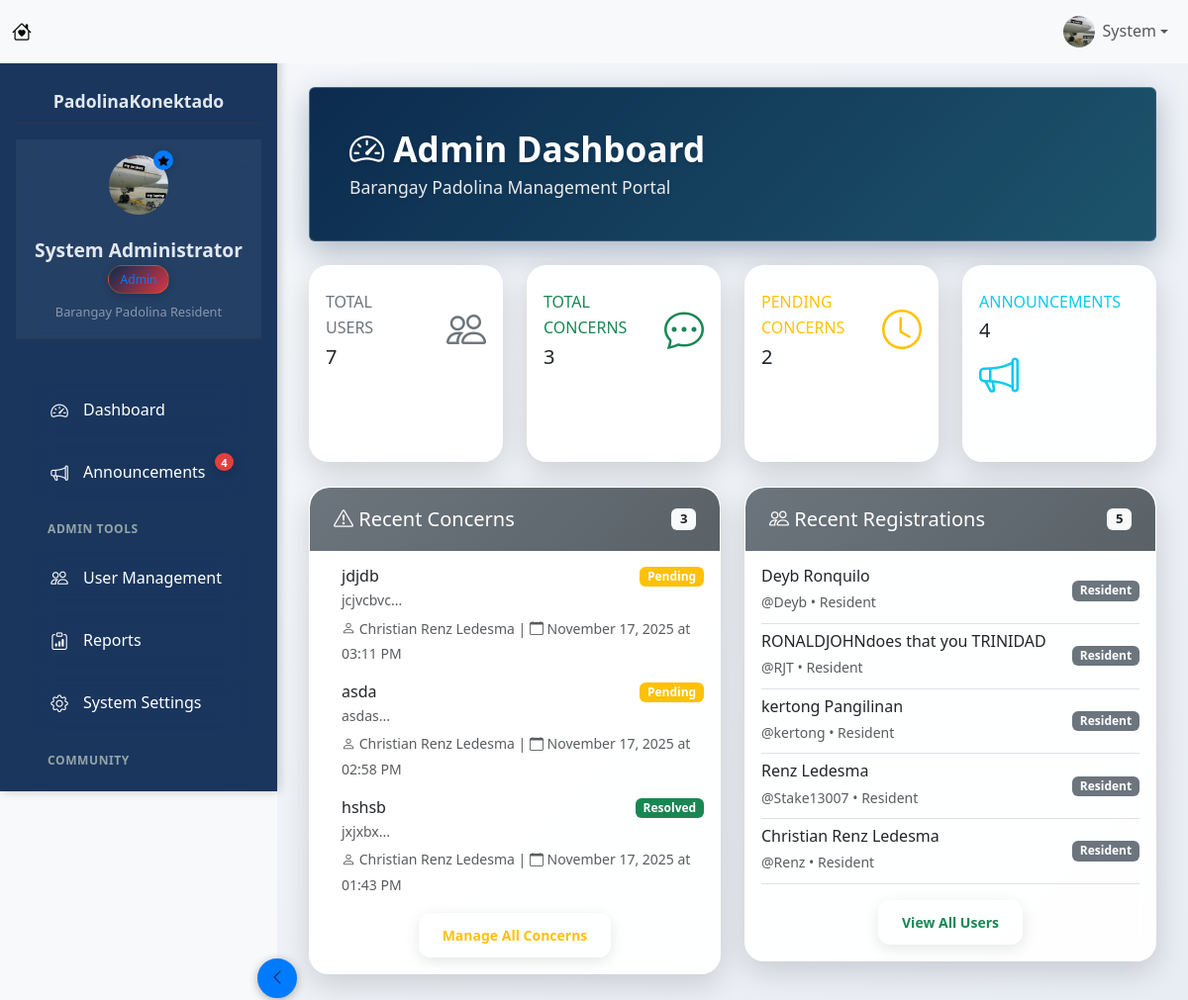
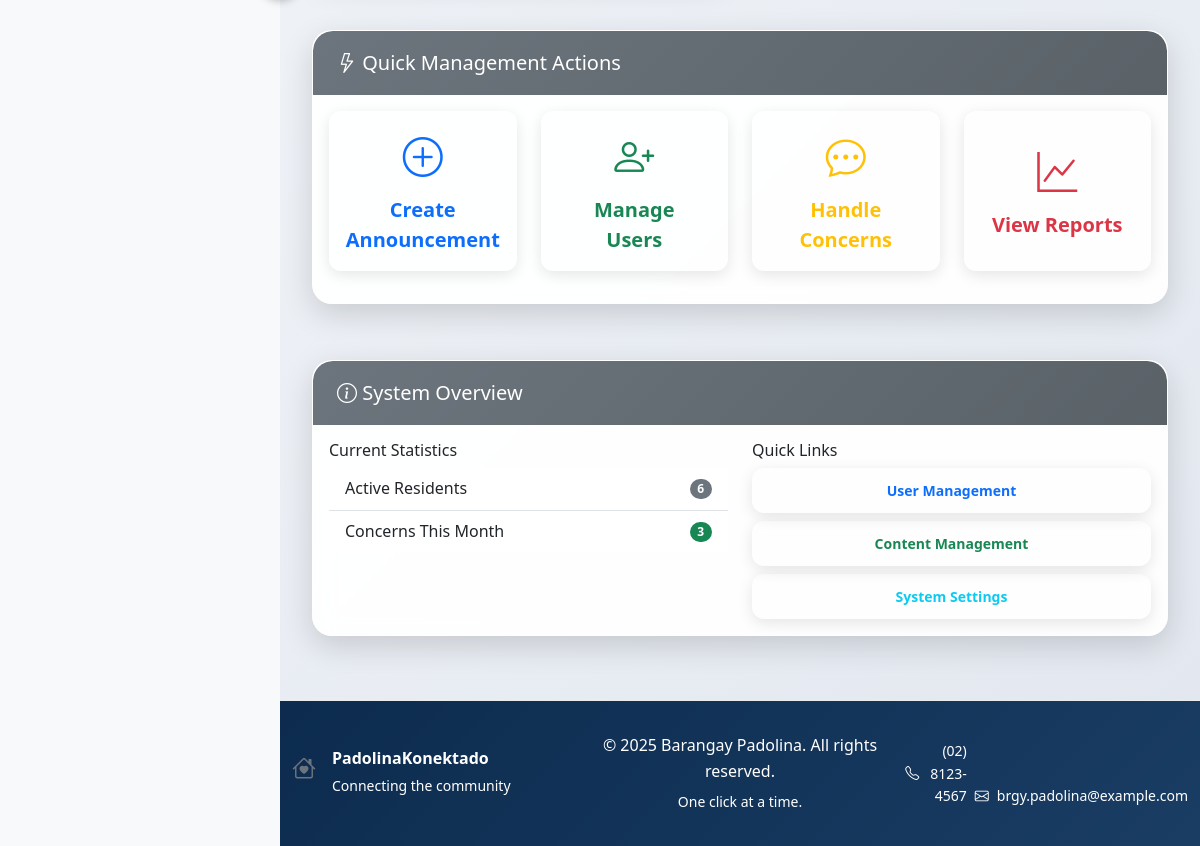
Screenshot of /dashboard/admin (signed in) with the database file from the repository (2 pictures, top to bottom).
### tables this page shows
CREATE TABLE "concerns" (
            id INTEGER PRIMARY KEY AUTOINCREMENT,
            user_id INTEGER NOT NULL,
            title TEXT NOT NULL,
            description TEXT NOT NULL,
            location TEXT,
            image_path TEXT,
            status TEXT DEFAULT 'pending',
            created_at TIMESTAMP DEFAULT CURRENT_TIMESTAMP,
            updated_at TIMESTAMP DEFAULT CURRENT_TIMESTAMP,
            FOREIGN KEY (user_id) REFERENCES users (id)
        );

CREATE TABLE users (
            id INTEGER PRIMARY KEY AUTOINCREMENT,
            username TEXT UNIQUE NOT NULL,
            email TEXT UNIQUE NOT NULL,
            password TEXT NOT NULL,
            first_name TEXT NOT NULL,
            last_name TEXT NOT NULL,
            user_type TEXT DEFAULT 'resident',
            address TEXT,
            phone TEXT,
            is_active BOOLEAN DEFAULT 1,
            created_at TIMESTAMP DEFAULT CURRENT_TIMESTAMP,
            updated_at TIMESTAMP DEFAULT CURRENT_TIMESTAMP,
            last_login TIMESTAMP
        , profile_picture TEXT);

### app.py (the view, shortened to what this page needs)
@app.route('/dashboard/admin')
def admin_dashboard():
    if 'user_id' not in session or session['user_type'] != 'admin':
        flash('Access denied! Admin privileges required.', 'danger')
        return redirect(url_for('login'))
    try:
        conn = get_db_connection()
        cursor = conn.cursor()
        cursor.execute("SELECT COUNT(*) as total_users FROM users WHERE is_active = 1")
        total_users = cursor.fetchone()[0]
        cursor.execute("SELECT COUNT(*) as total_concerns FROM concerns")
        total_concerns = cursor.fetchone()[0]
        cursor.execute("SELECT COUNT(*) as pending_concerns FROM concerns WHERE status = 'pending'")
        pending_concerns = cursor.fetchone()[0]
        cursor.execute("SELECT COUNT(*) as total_announcements FROM announcements")
        total_announcements = cursor.fetchone()[0]
        cursor.execute("""
            SELECT COUNT(*) as new_announcements
            FROM announcements
            WHERE is_published = 1
            AND datetime(created_at) >= datetime('now', '-7 days')
        """)
        announcement_count = cursor.fetchone()[0]
        cursor.execute("SELECT COUNT(*) as total_events FROM events")
        total_events = cursor.fetchone()[0]
        cursor.execute("""
            SELECT
                c.id,
                c.title,
                c.status,
                datetime(c.created_at) as created_at,
                u.username,
                c.description,
                u.first_name,
                u.last_name
            FROM concerns c
            LEFT JOIN users u ON c.user_id = u.id
            ORDER BY c.created_at DESC
            LIMIT 5
        """)
        recent_concerns = cursor.fetchall()
        cursor.execute("SELECT * FROM users WHERE is_active = 1 ORDER BY created_at DESC LIMIT 5")
        recent_users = cursor.fetchall()
        cursor.execute("""
            SELECT a.id, a.title, a.created_at, u.first_name || ' ' || u.last_name as author_name
            FROM announcements a
            LEFT JOIN users u ON a.author_id = u.id
            ORDER BY a.created_at DESC
            LIMIT 5
        """)
        recent_announcements = cursor.fetchall()
    finally:
        if 'conn' in locals():
            conn.close()
    return render_template('admin_dashboard.html',
                         total_users=total_users,
                         total_concerns=total_concerns,
                         pending_concerns=pending_concerns,
                         total_announcements=total_announcements,
                         total_events=total_events,
                         recent_concerns=recent_concerns,
                         recent_users=recent_users,
                         recent_announcements=recent_announcements,
                         announcement_count=announcement_count)  # Pass announcement_count to template

### templates/admin_dashboard.html (shortened to what this page needs)
{% extends "base.html" %}
{% block content %}
<div class="row">
    <div class="col-12">
        <div class="welcome-section bg-primary text-white p-4 rounded mb-4">
            <h2 class="mb-1"><i class="bi bi-speedometer2"></i> Admin Dashboard</h2>
            <p class="mb-0">Barangay Padolina Management Portal</p>
        </div>
    </div>
</div>
<div class="row">
    <div class="col-xl-3 col-md-6 mb-4">
        <div class="card border-left-primary shadow h-100 py-2">
            <div class="card-body">
                <div class="row no-gutters align-items-center">
                    <div class="col mr-2">
                        <div class="text-xs font-weight-bold text-primary text-uppercase mb-1">
                            Total Users</div>
                        <div class="h5 mb-0 font-weight-bold text-gray-800">{{ total_users }}</div>
                    </div>
                    <div class="col-auto">
                        <i class="bi bi-people fs-1 text-primary"></i>
                    </div>
                </div>
            </div>
        </div>
    </div>
    <div class="col-xl-3 col-md-6 mb-4">
        <div class="card border-left-success shadow h-100 py-2">
            <div class="card-body">
                <div class="row no-gutters align-items-center">
                    <div class="col mr-2">
                        <div class="text-xs font-weight-bold text-success text-uppercase mb-1">
                            Total Concerns</div>
                        <div class="h5 mb-0 font-weight-bold text-gray-800">{{ total_concerns }}</div>
                    </div>
                    <div class="col-auto">
                        <i class="bi bi-chat-dots fs-1 text-success"></i>
                    </div>
                </div>
            </div>
        </div>
    </div>
    <div class="col-xl-3 col-md-6 mb-4">
        <div class="card border-left-warning shadow h-100 py-2">
            <div class="card-body">
                <div class="row no-gutters align-items-center">
                    <div class="col mr-2">
                        <div class="text-xs font-weight-bold text-warning text-uppercase mb-1">
                            Pending Concerns</div>
                        <div class="h5 mb-0 font-weight-bold text-gray-800">{{ pending_concerns }}</div>
                    </div>
                    <div class="col-auto">
                        <i class="bi bi-clock fs-1 text-warning"></i>
                    </div>
                </div>
            </div>
        </div>
    </div>
    <div class="col-xl-3 col-md-6 mb-4">
        <div class="card border-left-info shadow h-100 py-2">
            <div class="card-body">
                <div class="row no-gutters align-items-center">
                    <div class="col mr-2">
                        <div class="text-xs font-weight-bold text-info text-uppercase mb-1">
                            Announcements</div>
                        <div class="h5 mb-0 font-weight-bold text-gray-800">{{ total_announcements }}</div>
                    </div>
                    <div class="col-auto">
                        <i class="bi bi-megaphone fs-1 text-info"></i>
                    </div>
                </div>
            </div>
        </div>
    </div>
</div>
<div class="row">
    <div class="col-lg-6 mb-4">
        <div class="card shadow">
            <div class="card-header bg-warning text-white d-flex justify-content-between align-items-center">
                <h5 class="card-title mb-0">
                    <i class="bi bi-exclamation-triangle"></i> Recent Concerns
                </h5>
                <span class="badge bg-light text-dark">{{ recent_concerns|length }}</span>
            </div>
            <div class="card-body">
                {% if recent_concerns %}
                    {% for concern in recent_concerns %}
                    <div class="border-left border-warning border-4 ps-3 mb-3">
                        <div class="d-flex justify-content-between align-items-start">
                            <h6 class="mb-1">{{ concern.title }}</h6>
                            <span class="badge bg-{% if concern.status == 'pending' %}warning{% elif concern.status == 'in_progress' %}info{% else %}success{% endif %}">
                                {{ concern.status|replace('_', ' ')|title }}
                            </span>
                        </div>
                        <p class="text-muted small mb-1">{{ concern.description[:80] }}...</p>
                        <small class="text-muted">
                            <i class="bi bi-person"></i> {{ concern.first_name }} {{ concern.last_name }} |
                            <i class="bi bi-calendar"></i> {{ concern.created_at|format_datetime('%b %d, %Y') }}
                        </small>
                    </div>
                    {% endfor %}
                {% else %}
                    <p class="text-muted text-center py-3">No concerns reported yet.</p>
                {% endif %}
                <div class="text-center mt-3">
                    <button class="btn btn-outline-warning btn-sm">Manage All Concerns</button>
                </div>
            </div>
        </div>
    </div>
    <div class="col-lg-6 mb-4">
        <div class="card shadow">
            <div class="card-header bg-success text-white d-flex justify-content-between align-items-center">
                <h5 class="card-title mb-0">
                    <i class="bi bi-people"></i> Recent Registrations
                </h5>
                <span class="badge bg-light text-dark">{{ recent_users|length }}</span>
            </div>
            <div class="card-body">
                {% if recent_users %}
                    {% for user in recent_users %}
                    <div class="d-flex justify-content-between align-items-center border-bottom pb-2 mb-2">
                        <div>
                            <h6 class="mb-1">{{ user.first_name }} {{ user.last_name }}</h6>
                            <small class="text-muted">@{{ user.username }} • {{ user.user_type|title }}</small>
                        </div>
                        <span class="badge bg-{% if user.user_type == 'admin' %}danger{% elif user.user_type == 'official' %}info{% else %}secondary{% endif %}">
                            {{ user.user_type|title }}
                        </span>
                    </div>
                    {% endfor %}
                {% else %}
                    <p class="text-muted text-center py-3">No users registered yet.</p>
                {% endif %}
                <div class="text-center mt-3">
                    <button class="btn btn-outline-success btn-sm">View All Users</button>
                </div>
            </div>
        </div>
    </div>
</div>
<div class="row">
    <div class="col-12">
        <div class="card shadow">
            <div class="card-header bg-info text-white">
                <h5 class="card-title mb-0">
                    <i class="bi bi-lightning"></i> Quick Management Actions
                </h5>
            </div>
            <div class="card-body">
                <div class="row text-center">
                    <div class="col-md-3 mb-3">
                        <a href="{{ url_for('announcements') }}" class="btn btn-outline-primary btn-lg w-100 h-100 py-3 d-flex flex-column align-items-center justify-content-center text-decoration-none">
                            <i class="bi bi-plus-circle fs-1 d-block mb-2"></i>
                            Create Announcement
                        </a>
                    </div>
                    <div class="col-md-3 mb-3">
                        <a href="{{ url_for('user_management') }}" class="btn btn-outline-success btn-lg w-100 h-100 py-3 d-flex flex-column align-items-center justify-content-center text-decoration-none">
                            <i class="bi bi-person-plus fs-1 d-block mb-2"></i>
                            Manage Users
                        </a>
                    </div>
                    <div class="col-md-3 mb-3">
                        <a href="{{ url_for('all_concerns') }}" class="btn btn-outline-warning btn-lg w-100 h-100 py-3 d-flex flex-column align-items-center justify-content-center text-decoration-none">
                            <i class="bi bi-chat-dots fs-1 d-block mb-2"></i>
                            Handle Concerns
                        </a>
                    </div>
                    <div class="col-md-3 mb-3">
                        <a href="{{ url_for('reports') }}" class="btn btn-outline-danger btn-lg w-100 h-100 py-3 d-flex flex-column align-items-center justify-content-center text-decoration-none">
                            <i class="bi bi-graph-up fs-1 d-block mb-2"></i>
                            View Reports
                        </a>
                    </div>
                </div>
            </div>
        </div>
    </div>
</div>
<div class="row mt-4">
    <div class="col-12">
        <div class="card shadow">
            <div class="card-header bg-secondary text-white">
                <h5 class="card-title mb-0">
                    <i class="bi bi-info-circle"></i> System Overview
                </h5>
            </div>
            <div class="card-body">
                <div class="row">
                    <div class="col-md-6">
                        <h6>Current Statistics</h6>
                        <ul class="list-group list-group-flush">
                            <li class="list-group-item d-flex justify-content-between align-items-center">
                                Active Residents
                                <span class="badge bg-primary rounded-pill">{{ total_users - 1 }}</span>
                            </li>
                            <li class="list-group-item d-flex justify-content-between align-items-center">
                                Concerns This Month
                                <span class="badge bg-success rounded-pill">{{ total_concerns }}</span>
                            </li>
                        </ul>
                    </div>
                    <div class="col-md-6">
                        <h6>Quick Links</h6>
                        <div class="d-grid gap-2">
                            <button class="btn btn-outline-primary btn-sm">User Management</button>
                            <button class="btn btn-outline-success btn-sm">Content Management</button>
                            <button class="btn btn-outline-info btn-sm">System Settings</button>
                        </div>
                    </div>
                </div>
            </div>
        </div>
    </div>
</div>
{% endblock %}

### rows the page displays
concerns: title "jdjdb", status "Pending", description "jcjvcbvc", first_name "Christian Renz", last_name "Ledesma", created_at "November 17, 2025 at 03:11 PM"
concerns: title "asda", status "Pending", description "asdas", first_name "Christian Renz", last_name "Ledesma", created_at "November 17, 2025 at 02:58 PM"
concerns: title "hshsb", status "Resolved", description "jxjxbx", first_name "Christian Renz", last_name "Ledesma", created_at "November 17, 2025 at 01:43 PM"
users: first_name "Deyb", last_name "Ronquilo", username "Deyb", user_type "Resident"
users: first_name "RONALDJOHNdoes that you", last_name "TRINIDAD", username "RJT", user_type "Resident"
users: first_name "kertong", last_name "Pangilinan", username "kertong", user_type "Resident"
users: first_name "Renz", last_name "Ledesma", username "Stake13007", user_type "Resident"
users: first_name "Christian Renz", last_name "Ledesma", username "Renz", user_type "Resident"

### other values shown
{{ session.first_name }} "System"
{{ session.last_name }} "Administrator"
{{ session.user_type|title }} "Admin"
{{ announcement_count }} "4"
{{ total_users }} "7"
{{ total_concerns }} "3"
{{ pending_concerns }} "2"
{{ total_announcements }} "4"
{{ recent_concerns|length }} "3"
{{ recent_users|length }} "5"
{{ total_users - 1 }} "6"
